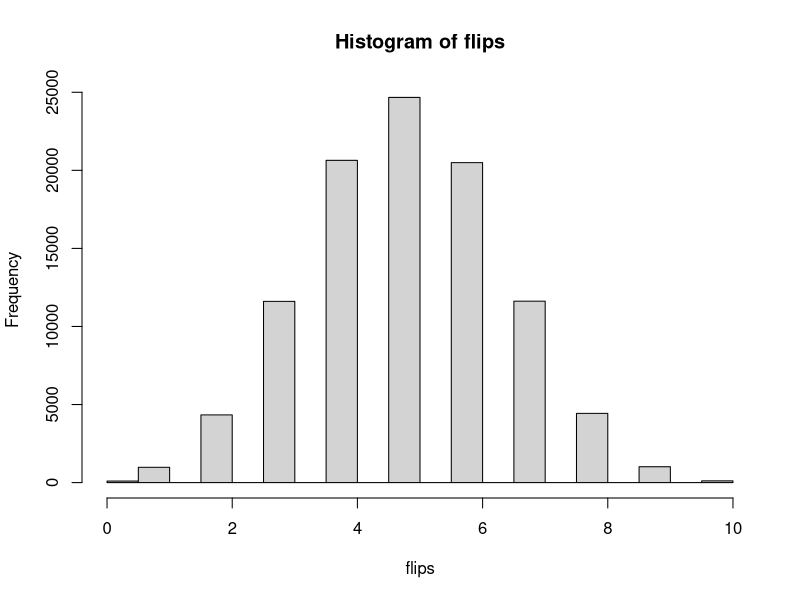
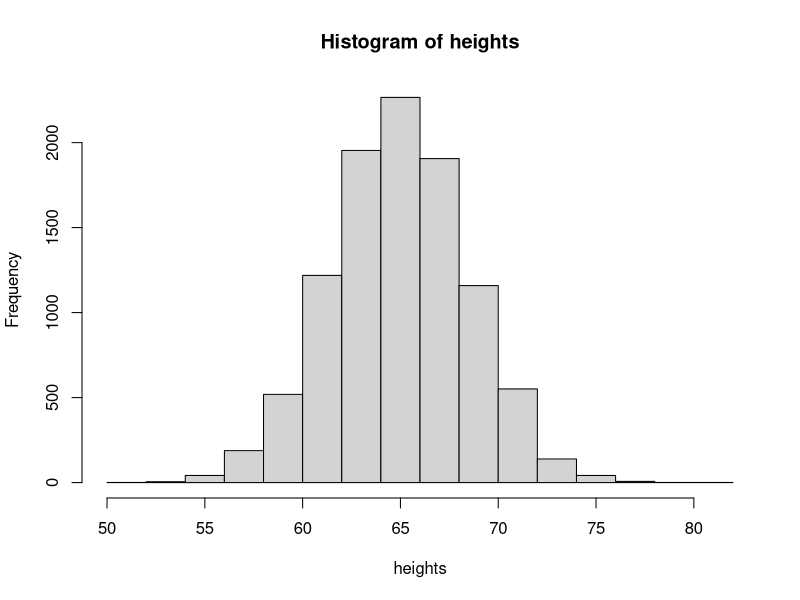

Reproduce these figures in R, in order.
rbinom(1, 1, .5)

rbinom(10, 1, .5)

d1 <- rbinom(10, 1, .5)
sum(d1)

rbinom(1, 10, .5)

rbinom(10, 10, .5)

rbinom(10, 10, .8)

rbinom(10, 10, .2)

flips <- rbinom(100000, 10, .5)
hist(flips)

flips == 5
mean(flips == 5)

pbinom(5, 10, .5)

rnorm(10000, 65, 3.5)
heights <- rnorm(10000, 65, 3.5)
hist(heights)

f <- function(x){ dnorm(x, mean=65, sd=3.5) }
integrate(f, 70, Inf)


pnorm(70, 65, 3.5)
1-pnorm(70, 65, 3.5)
